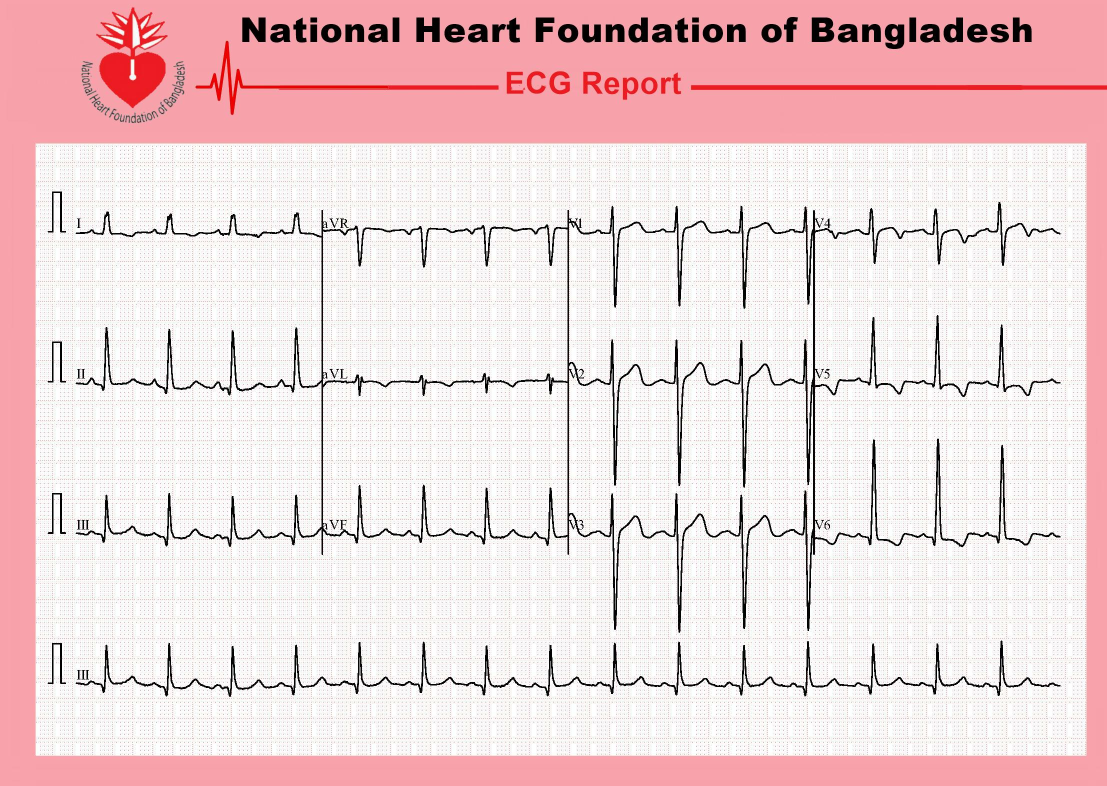
#> input picture test-image/abnormal.jpg, 2213 x 1572 px (shown at 1/2 size)
$ python -i main.py   (imports and definitions only)   (older library calls are emulated)
#> lines starting #> are read from the running program, lines starting #| are printed output that depends on the picture
import streamlit as st
import pandas as pd
import numpy as np
import cv2
from skimage.feature import graycomatrix, graycoprops
import joblib
import pickle
from matplotlib import pyplot as plt
import seaborn as sns
import time

def resize_image(image, width=None, height=None):
#> called with width = 256
    try:
        if image is None:
            raise ValueError("Input image is None")

        # Make a copy of the image to avoid modifying the original
        img_copy = image.copy()

        # Check if the image dimensions are valid for ROI extraction
        img_height, img_width = img_copy.shape[:2]
#> img_height = 1572; img_width = 2213
        if img_height < (294 + 1217) or img_width < (78 + 2089):
            # If image is too small, use the entire image
            roi = img_copy
        else:
            # Draw rectangle and extract ROI as before
            cv2.rectangle(img_copy, (78, 294), (78 + 2089, 294 + 1217), (0, 255, 0), 2)
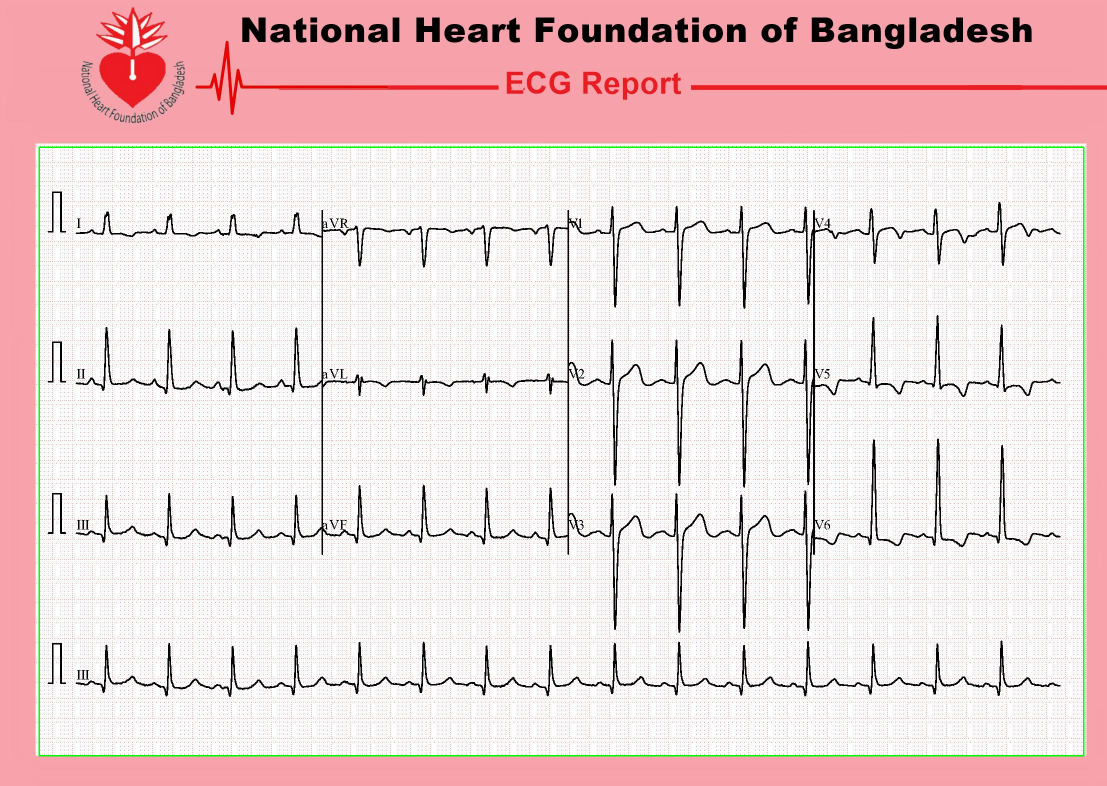
#> img_copy: shape (1572, 2213, 3) (shown at 1/2 size); mean R, G, B 236.2, 213.9, 214.3
            roi = img_copy[294:294+1217, 78:78+2089]
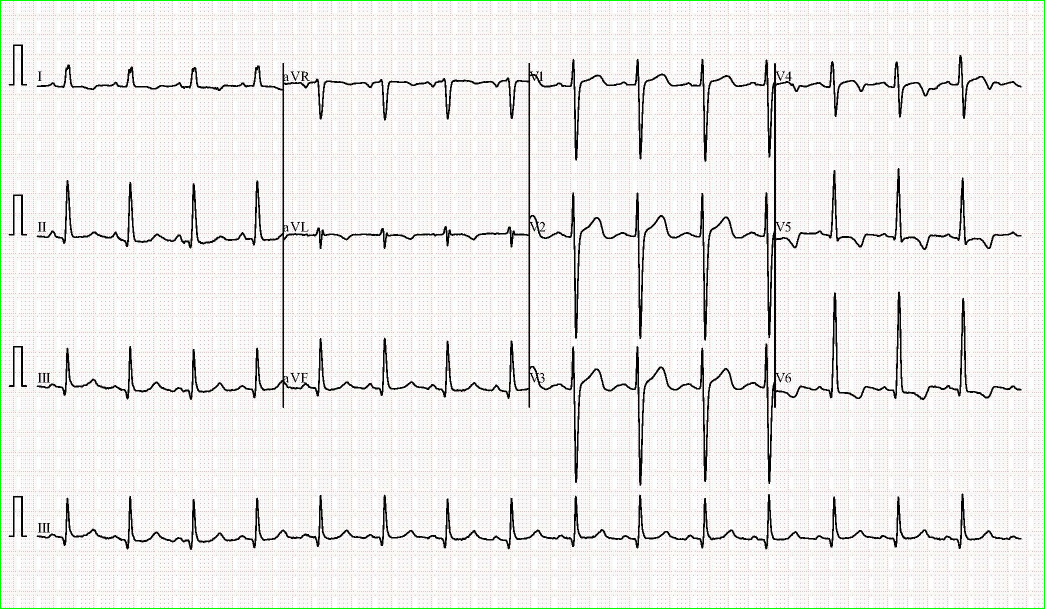
#> roi: shape (1217, 2089, 3) (shown at 1/2 size); mean R, G, B 237, 236.2, 234.8

        # Convert to RGB
        if len(roi.shape) == 2:  # If image is grayscale
            roi_rgb = cv2.cvtColor(roi, cv2.COLOR_GRAY2RGB)
        else:
            roi_rgb = cv2.cvtColor(roi, cv2.COLOR_BGR2RGB)

        h, w = roi_rgb.shape[:2]
#> h = 1217; w = 2089
        aspect_ratio = w / h
#> aspect_ratio = 1.72

        if width is None and height is not None:
            new_height = height
            new_width = int(height * aspect_ratio)
            resized_image = cv2.resize(roi_rgb, (new_width, new_height), interpolation=cv2.INTER_AREA)
        elif width is not None:
            new_width = width
            new_height = int(width / aspect_ratio)
#> new_height = 149
            resized_image = cv2.resize(roi_rgb, (new_width, new_height), interpolation=cv2.INTER_AREA)
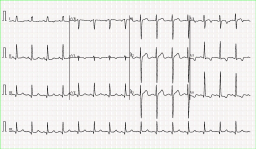
#> resized_image: shape (149, 256, 3); mean B, G, R 234.8, 236.2, 237
        else:
            resized_image = roi_rgb  # Return original size if no dimensions specified

        return resized_image

    except Exception as e:
        st.error(f"Error processing image: {str(e)}")
        return None

def preprocess_image(image):
    try:
        if image is None:
            raise ValueError("Input image is None")

        resized_image = resize_image(image, 256)
        if resized_image is None:
            raise ValueError("Failed to resize image")

        # Check if image is already grayscale
        if len(resized_image.shape) == 2:
            return resized_image

        gray_image = cv2.cvtColor(resized_image, cv2.COLOR_RGB2GRAY)
        return gray_image

    except Exception as e:
        st.error(f"Error preprocessing image: {str(e)}")
        return None

# [414 lines left out: functions calc_glcm_all_agls, extract_glcm_feature, normalize_feature, predict_image, classification_report, confusion_matrix and 6 more, not called in this run]

# [2 lines not run here, left out]

>>> import cv2
>>> picture = cv2.cvtColor(cv2.imread('test-image/abnormal.jpg'), cv2.COLOR_BGR2RGB)
>>> result = preprocess_image(picture)

$ run again, on test-image/myocardial.jpg
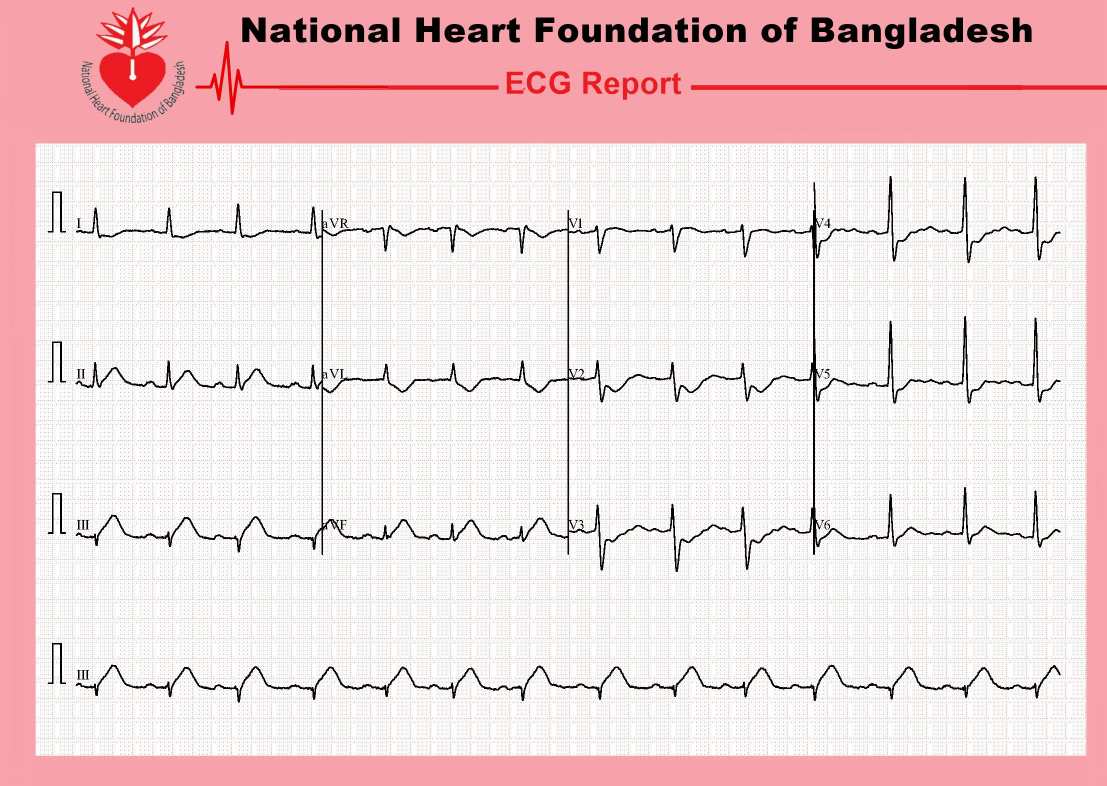
#> input picture test-image/myocardial.jpg, 2213 x 1572 px (shown at 1/2 size)
#> in resize_image, `cv2.rectangle(img_copy, (78, 294), (78 + 2089, 294 + 1217), (0, 255, 0..`:
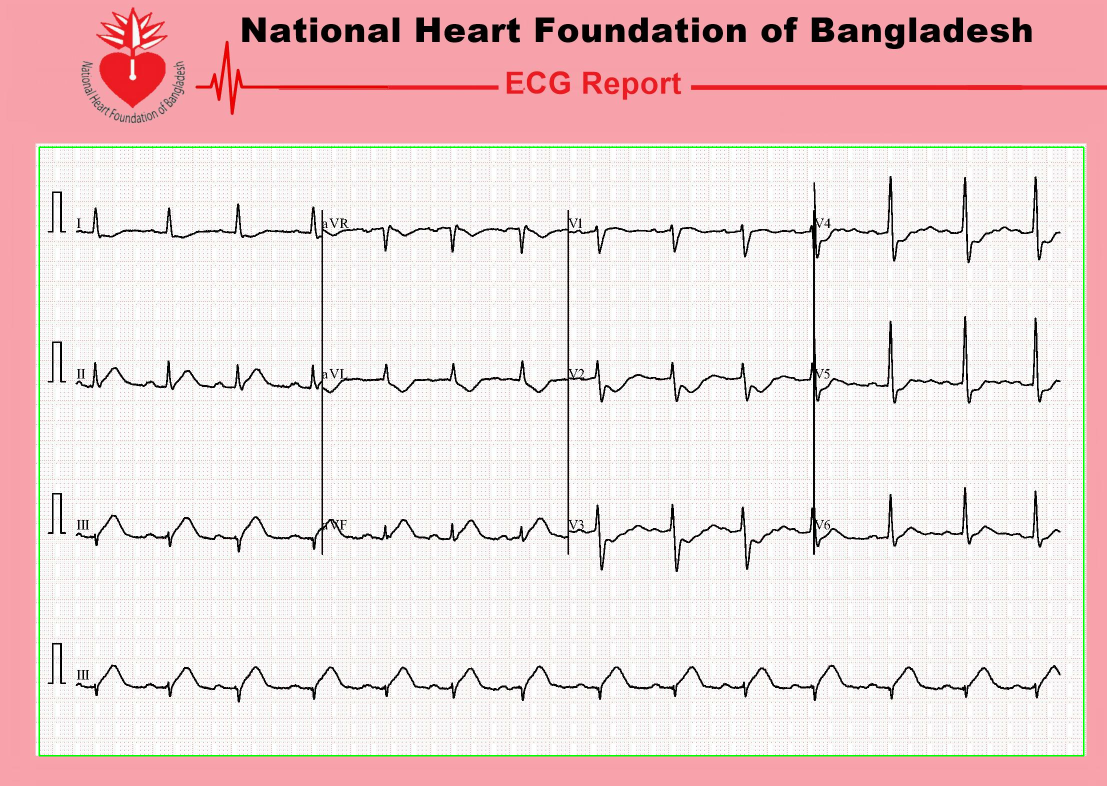
#> img_copy: shape (1572, 2213, 3) (shown at 1/2 size); mean R, G, B 237.8, 215.5, 215.9
#> in resize_image, `resized_image = cv2.resize(roi_rgb, (new_width, new_height), interpola..`:
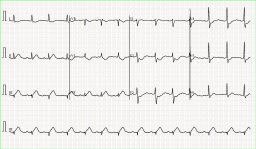
#> resized_image: shape (149, 256, 3); mean B, G, R 237, 238.5, 239.3
